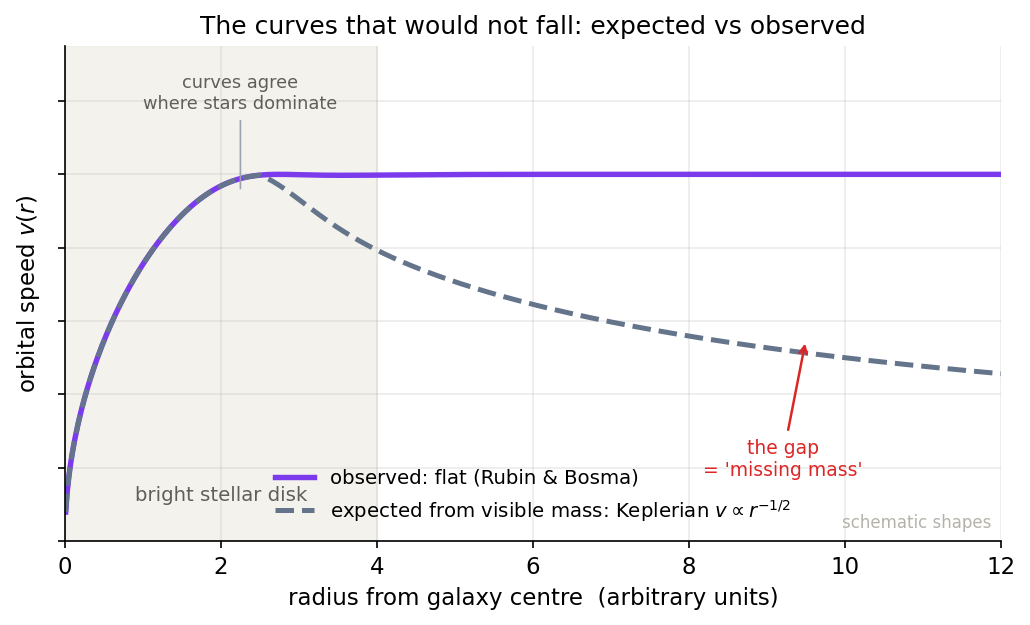

Reproduce this figure in Python.
import numpy as np, matplotlib
matplotlib.use("Agg")
import matplotlib.pyplot as plt
plt.rcParams.update({"figure.dpi":150,"savefig.dpi":150,"font.size":11,
    "axes.grid":True,"grid.alpha":0.25,"axes.spines.top":False,"axes.spines.right":False,
    "axes.titlesize":12,"figure.facecolor":"white","axes.facecolor":"white"})
C_FW="#7c3aed"; C_NEWTON="#64748b"; C_MOND="#0891b2"; C_DATA="#dc2626"  # framework / Newton / MOND / data-or-obs
fig, ax = plt.subplots(figsize=(7,4.3))

# Schematic rotation-curve SHAPES (arbitrary units), illustrating the contrast
# described in the chapter: expected Keplerian decline vs observed flatness.
r = np.linspace(0.01, 12.0, 600)
Rd = 2.5            # bright-disk scale (arbitrary)
vflat = 1.0         # plateau speed (arbitrary units)

# Inner solid-body-like rise that turns over near the bright disk edge,
# then for the point-mass / all-visible-mass-enclosed case falls Keplerian (v ~ r^-1/2).
# Build a smooth curve that rises, peaks near Rd, then declines as r^-1/2.
rise = np.sqrt(r/Rd) * np.exp(-(r/(2.2*Rd))**2)      # rise-then-roll shape
rise = rise/np.max(rise)                              # normalise peak to ~1
kep_tail = vflat*np.sqrt(Rd/np.maximum(r, Rd))        # r^-1/2 beyond the disk
v_expected = np.where(r < Rd, rise*vflat, kep_tail)
# blend the inner rise into the kep tail smoothly
w = 1/(1+np.exp((r-Rd)/0.4))
v_expected = w*(rise*vflat) + (1-w)*kep_tail

# Observed: same inner rise, then stays flat (the curve that would not fall)
v_flat = w*(rise*vflat) + (1-w)*vflat

ax.plot(r, v_flat, color=C_FW, lw=2.6, label="observed: flat (Rubin & Bosma)")
ax.plot(r, v_expected, color=C_NEWTON, lw=2.4, ls="--",
        label=r"expected from visible mass: Keplerian $v\propto r^{-1/2}$")

# Mark the bright stellar disk extent
ax.axvspan(0, 1.6*Rd, color="#f1efe8", alpha=0.8, zorder=0)
ax.text(1.6*Rd*0.5, 0.10, "bright stellar disk", ha="center", va="bottom",
        fontsize=9.5, color="#5f5e5a")
ax.annotate("curves agree\nwhere stars dominate", xy=(Rd*0.9, 0.95), xytext=(Rd*0.9, 1.18),
            ha="center", fontsize=8.5, color="#5f5e5a",
            arrowprops=dict(arrowstyle="-", color="#9ca3af", lw=0.8))
ax.annotate("the gap\n= 'missing mass'", xy=(9.5, 0.55), xytext=(9.2, 0.18),
            ha="center", fontsize=9, color=C_DATA,
            arrowprops=dict(arrowstyle="->", color=C_DATA, lw=1.2))

ax.set_xlim(0, 12); ax.set_ylim(0, 1.35)
ax.set_yticklabels([])
ax.set_xlabel("radius from galaxy centre  (arbitrary units)")
ax.set_ylabel("orbital speed $v(r)$")
ax.set_title("The curves that would not fall: expected vs observed")
ax.legend(frameon=False, loc="lower center", fontsize=9.5)
ax.text(0.99, 0.02, "schematic shapes", transform=ax.transAxes,
        ha="right", va="bottom", fontsize=8, color="#b4b2a9")
fig.tight_layout(); fig.savefig("ch04_keplerian_vs_flat.png", bbox_inches="tight"); print("ok")
